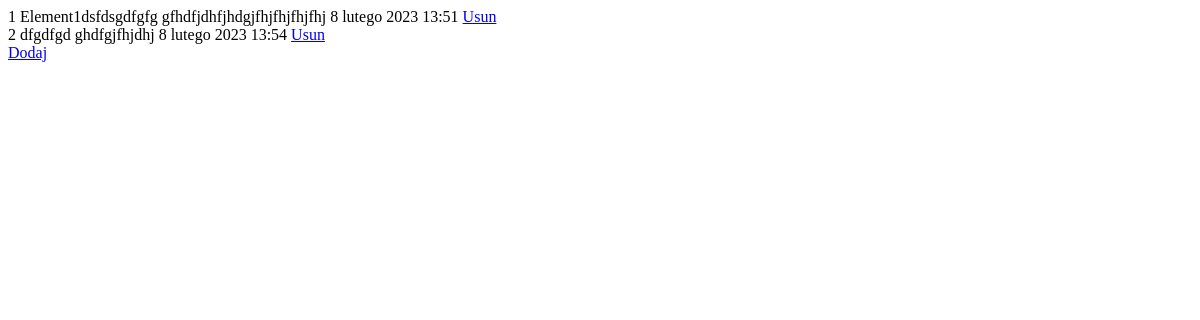
Before: / with the older database file.
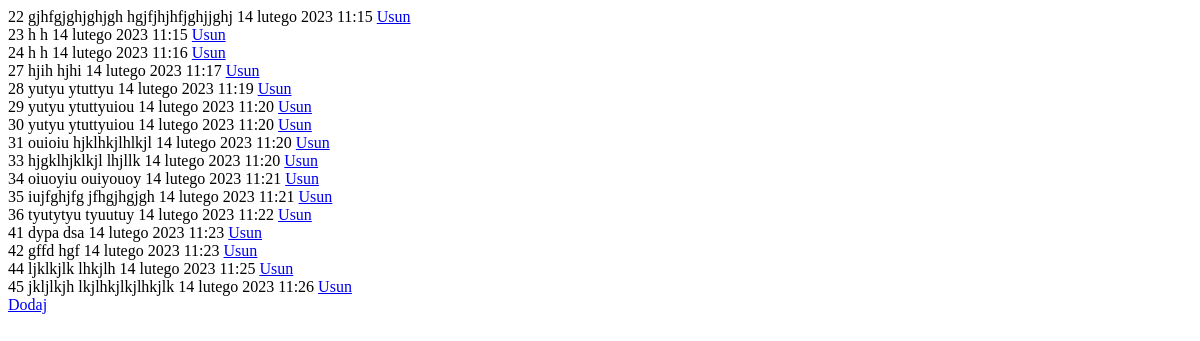
After: the same page with the newer database file.
### baseapp/models.py (models this page shows, shortened)
class Element(models.Model):
    title = models.CharField(("Tytuł"), max_length=50)
    content = models.TextField(("Zawartość"))
    date = models.DateTimeField(
        ("Data dodania"), auto_now_add=True)

### baseapp/views.py (the view)
# urls.py: path('', views.home, name='home'),
def home(request):
    context = {
        'elements': Element.objects.all()
    }
    return render(request, 'home.html', context)

### baseapp/templates/home.html
{% extends 'base.html' %} {% block content %} {% for element in elements %}
<div>
  {{ element.id }}
  <span> {{ element.title }}</span>
  <span>{{ element.content }}</span>
  {{element.date}}
  <a href="delete/{{ element.id }}">Usun</a>
</div>
{% endfor %}
<a href="dodaj/">Dodaj</a>
{% endblock %}

### baseapp/templates/base.html (shortened to what this page needs)
<!DOCTYPE html>
<html lang="pl">
  <head>
  </head>
  <body>
    {% block content %} {% endblock %}
  </body>
</html>

Changed rows visible on the page:
removed Element: id "1", title "Element1dsfdsgdfgfg", content "gfhdfjdhfjhdgjfhjfhjfhjfhj", date "8 lutego 2023 13:51"
removed Element: id "2", title "dfgdfgd", content "ghdfgjfhjdhj", date "8 lutego 2023 13:54"
added Element: id "22", title "gjhfgjghjghjgh", content "hgjfjhjhfjghjjghj", date "14 lutego 2023 11:15"
added Element: id "23", title "h", content "h", date "14 lutego 2023 11:15"
added Element: id "24", title "h", content "h", date "14 lutego 2023 11:16"
added Element: id "27", title "hjih", content "hjhi", date "14 lutego 2023 11:17"
added Element: id "28", title "yutyu", content "ytuttyu", date "14 lutego 2023 11:19"
added Element: id "29", title "yutyu", content "ytuttyuiou", date "14 lutego 2023 11:20"
added Element: id "30", title "yutyu", content "ytuttyuiou", date "14 lutego 2023 11:20"
added Element: id "31", title "ouioiu", content "hjklhkjlhlkjl", date "14 lutego 2023 11:20"
added Element: id "33", title "hjgklhjklkjl", content "lhjllk", date "14 lutego 2023 11:20"
added Element: id "34", title "oiuoyiu", content "ouiyouoy", date "14 lutego 2023 11:21"
added Element: id "35", title "iujfghjfg", content "jfhgjhgjgh", date "14 lutego 2023 11:21"
added Element: id "36", title "tyutytyu", content "tyuutuy", date "14 lutego 2023 11:22"
added Element: id "41", title "dypa", content "dsa", date "14 lutego 2023 11:23"
added Element: id "42", title "gffd", content "hgf", date "14 lutego 2023 11:23"
added Element: id "44", title "ljklkjlk", content "lhkjlh", date "14 lutego 2023 11:25"
added Element: id "45", title "jkljlkjh", content "lkjlhkjlkjlhkjlk", date "14 lutego 2023 11:26"
